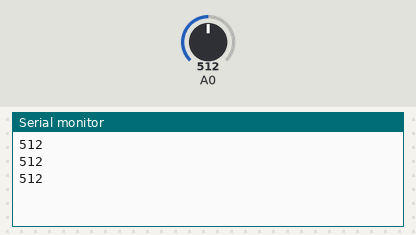
Recording of a sketch running on a simulated Arduino Uno, built with avr-gcc and run on an emulated ATmega328P. Shown: the last lines printed to the serial monitor. Inputs (shaded band) come from the test bench; at power-on: A0 = 512.

Above: at 1.3 s.
1.4 s: A0 set to 716
At 1.9 s:
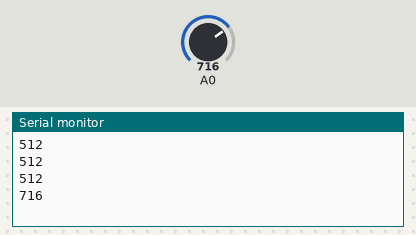
2.9 s: A0 set to 900
At 3.4 s:
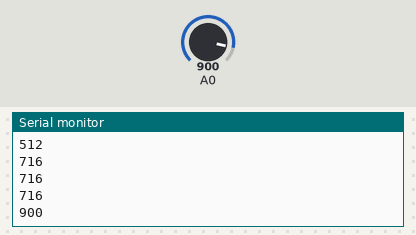
Timing chart, 0 to 5.9 s (numbered marks = the images above; inputs shaded):
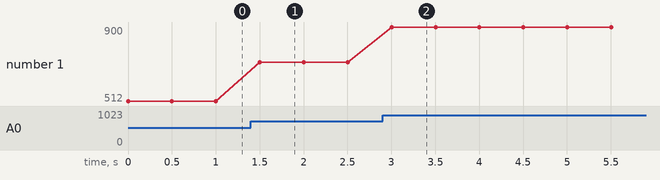

Measured:
- after the input at 1.4 s, the serial monitor: prints a new line after 0.10 s (image 1)
- after the input at 2.9 s, the serial monitor: prints a new line after 0.10 s (image 2)
- plotted number 1: 512 → 716 after the input at 1.4 s, 716 → 900 after the input at 2.9 s

The sketch:

potentiometer.ino
```cpp
void setup() {
  // put your setup code here, to run once:
  Serial.begin(9600);
}

void loop() {
  // put your main code here, to run repeatedly:
 Serial.println(analogRead(A0));
 delay(500);
}
```
